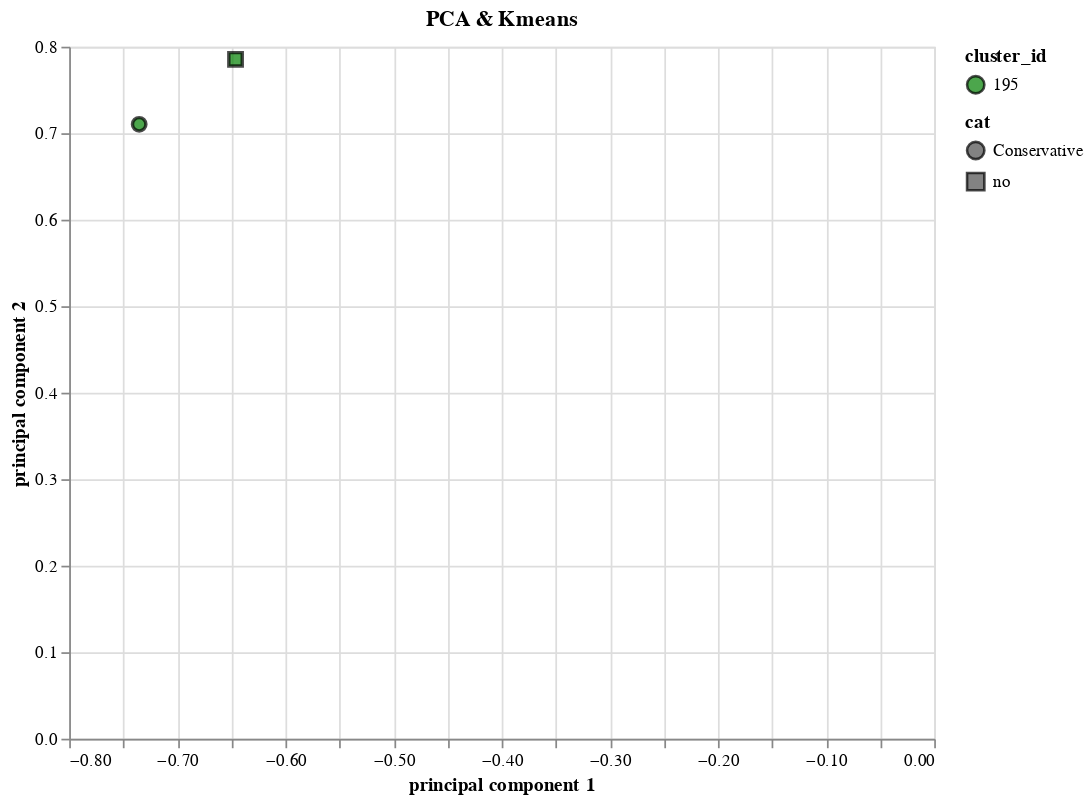

The notebook cell this image was saved under:
### Markdown cell above
Visualizing the clustering

### Code cell
import altair as alt
alt.Chart(df_k_closed).mark_point(size=60,filled=True,stroke='black').encode(
    x='principal component 1',
    y='principal component 2',
    color=alt.Color('cluster_id:N',scale=alt.Scale(range=['green','yellow','red'])),
    shape=alt.Shape('cat:N'),
    tooltip=['cluster_id','cat','planet']
).properties(title='PCA & Kmeans',height=400,width=500).interactive()

### Figure 1 — Vega-Lite specification as saved in the notebook (floating-point values rounded to 4 significant figures)
{"config": {"view": {"continuousWidth": 400, "continuousHeight": 300}}, "data": {"name": "data-4eee5ecba11899218d60db9acb49481d"}, "mark": {"type": "point", "filled": true, "size": 60, "stroke": "black"}, "encoding": {"color": {"field": "cluster_id", "scale": {"range": ["green", "yellow", "red"]}, "type": "nominal"}, "shape": {"field": "cat", "type": "nominal"}, "tooltip": [{"field": "cluster_id", "type": "quantitative"}, {"field": "cat", "type": "nominal"}, {"field": "planet", "type": "nominal"}], "x": {"field": "principal component 1", "type": "quantitative"}, "y": {"field": "principal component 2", "type": "quantitative"}}, "height": 400, "selection": {"selector001": {"type": "interval", "bind": "scales", "encodings": ["x", "y"]}}, "title": "PCA & Kmeans", "width": 500, "$schema": "https://vega.github.io/schema/vega-lite/v4.17.0.json", "datasets": {"data-4eee5ecba11899218d60db9acb49481d": [{"principal component 1": -0.6462, "principal component 2": 0.7854, "planet": "Kepler-1661 b", "cat": "no", "cluster_id": 195}, {"principal component 1": -0.7353, "principal component 2": 0.7103, "planet": "Kepler-62 f", "cat": "Conservative", "cluster_id": 195}]}}
